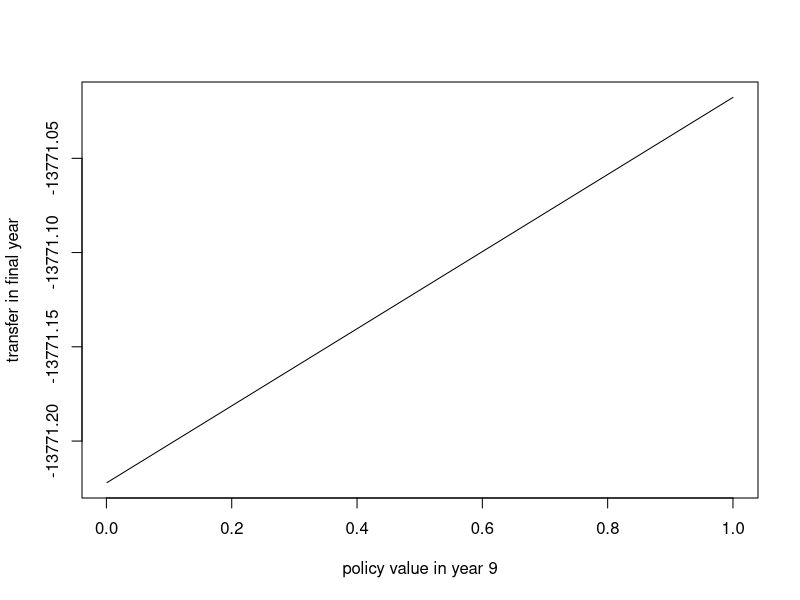

Write the R code that produced this figure.
## ---- chunk 1
knitr::opts_chunk$set(echo = TRUE)
## ---- chunk 2
x<-c(30:40)
qx_d_ind<-c(0.00043,0.00042,0.00041,0.0004,0.00041,0.00042,0.00043,0.00045,0.00049,0.00053,NA)
qx_w_ind<-c(0.250,0.200,0.175,0.150,0.150,0.150,0.150,0.150,0.150,1.000,NA)
qx.d.dep<-c()
qx.w.dep<-c()
for (j in 1:11) {
  qx.d.dep[j]<-qx_d_ind[j]*(1-0.5*qx_w_ind[j])
  qx.w.dep[j]<-qx_w_ind[j]*(1-0.5*qx_d_ind[j])
  }
al.x <- c()
ad.x <- c()
ad.w <- c()
al.x[1]<-100000
for (j in 1:10) {
  ad.x[j]<-al.x[j]*qx.d.dep[j]
  ad.w[j]<-al.x[j]*qx.w.dep[j]
  al.x[j+1]<-al.x[j]-ad.x[j]-ad.w[j]
}
ad.w[11]<-NA
ad.x[11]<-NA
junk<-cbind(x,qx_d_ind,qx_w_ind,qx.d.dep,qx.w.dep,al.x,ad.x,ad.w)
colnames(junk)<-c("age","qx_d_ind","qx_w_ind","qx.d.dep","qx.w.dep","al.x","ad.x","ad.w")
junk
## ---- chunk 3
Premium<-5000
i_unit<-0.1
Pbase<-c(0.45,rep(0.01,9))
Asset<-0.003
BSmargin<-0.005
invsetPre<-c()
Exp_invsetPre<-c()
Exp_interest<-c()
Value_unit<-c()
for (j in 1:10) {
  invsetPre[j]<-Premium*(1-Pbase[j])*(1-BSmargin)
  Exp_invsetPre[j]<- invsetPre[j]*(al.x[j]/al.x[1])
  }
Exp_interest[1]<-Exp_invsetPre[1]*i_unit
Value_unit[1]<-invsetPre[1]*(1+i_unit)*(1-Asset)
Exp_unitvalue<-c()
Exp_unitvalue[1]<-Value_unit[1]*(al.x[2]/al.x[1])
for (j in 2:10) {
  Value_unit[j]<-(invsetPre[j]+Value_unit[j-1])*(1+i_unit)*(1-Asset)
  Exp_unitvalue[j]<-Value_unit[j]*(al.x[j+1]/al.x[1])
  Exp_interest[j]<-(Exp_invsetPre[j]+Exp_unitvalue[j-1])*i_unit
}
Trans2non_unit<-c()
Trans2non_unit[1]<-Exp_invsetPre[1]+Exp_interest[1]-Exp_unitvalue[1]
for (j in 2:10) {
  Trans2non_unit[j]<-Exp_invsetPre[j]+Exp_interest[j]+Exp_unitvalue[j-1]-Exp_unitvalue[j]
}
Trans2non_unit
## ---- chunk 4
Init_expense<-0.45
maint_expense<-58
i_f<-0.2
i_nonunit<-0.08
Pbasefee<-c()
BSmarfee<-c()
Expense<-c()
Bft<-Value_unit
Exp_Pbasefee<-c()
Exp_BSmarfee<-c()
Exp_Expense<-c()
Exp_interest2<-c()
S_bft<-c()
D_bft<-c()
Trans<-c()
Pbasefee<-Premium*Pbase
BSmarfee<-Premium*(1-Pbase)*BSmargin
Expense[1]<-Init_expense*Premium+maint_expense
  for (j in 2:10) {
    Expense[j]<-maint_expense*(1+i_f)^(j-1)
  }

for (j in 1:10) {
  Exp_Pbasefee[j]<-Pbasefee[j]*(al.x[j]/al.x[1])
  Exp_BSmarfee[j]<-BSmarfee[j]*(al.x[j]/al.x[1])
  Exp_Expense[j]<-Expense[j]*(al.x[j]/al.x[1])
  Exp_interest2[j]<-(Exp_Pbasefee[j]+Exp_BSmarfee[j]-Exp_Expense[j])*i_nonunit
  D_bft[j]<-Bft[j]*(ad.x[j]/al.x[1])
  S_bft[j]<-Bft[j]*(ad.w[j]/al.x[1])
}
Trans<-Exp_Pbasefee+Exp_BSmarfee-Exp_Expense+Exp_interest2+Trans2non_unit-D_bft-S_bft
Trans
## ---- chunk 5
i_risk<-0.125
prof.sig<-Trans
prof.sig
  disc.fact<-c()
for (j in 1:10) {
  disc.fact[j]<-(1+i_risk)^(-j)
  
}
Exp.PV<-sum(prof.sig*disc.fact)
Exp.PV
## ---- chunk 6
policy_val<-Value_unit
f<-function(x){
  Value_unit[9]<-x
  for (j in 9:10) {
  Exp_unitvalue[j]<-Value_unit[j]*(al.x[j+1]/al.x[1])
  Exp_interest[j]<-(Exp_invsetPre[j]+Exp_unitvalue[j-1])*i_unit
}
  for (j in 9:10) {
  Trans2non_unit[j]<-Exp_invsetPre[j]+Exp_interest[j]+Exp_unitvalue[j-1]-Exp_unitvalue[j]
}
  
Trans<-Exp_Pbasefee+Exp_BSmarfee-Exp_Expense+Exp_interest2+Trans2non_unit-D_bft-S_bft  
Trans[10]  
}
y<-seq(0.001,1,0.001)
transfer_10<-c()
for (j in 1:1000) {
  a<-y[j]
  transfer_10[j]<-f(a)
}
plot(y,transfer_10,type="l",xlab="policy value in year 9",ylab="transfer in final year")
## ---- chunk 7
abc<-uniroot(f,c(66000,68000))
abc$root
## ---- chunk 8
Value_unit[9]<-67319.02
 for (j in 9:10) {
  Exp_unitvalue[j]<-Value_unit[j]*(al.x[j+1]/al.x[1])
  Exp_interest[j]<-(Exp_invsetPre[j]+Exp_unitvalue[j-1])*i_unit
}
  for (j in 9:10) {
  Trans2non_unit[j]<-Exp_invsetPre[j]+Exp_interest[j]+Exp_unitvalue[j-1]-Exp_unitvalue[j]
}
  
Trans<-Exp_Pbasefee+Exp_BSmarfee-Exp_Expense+Exp_interest2+Trans2non_unit-D_bft-S_bft  
Exp.PV2<-sum(Trans*disc.fact)
Exp.PV2
Exp.PV-Exp.PV2
